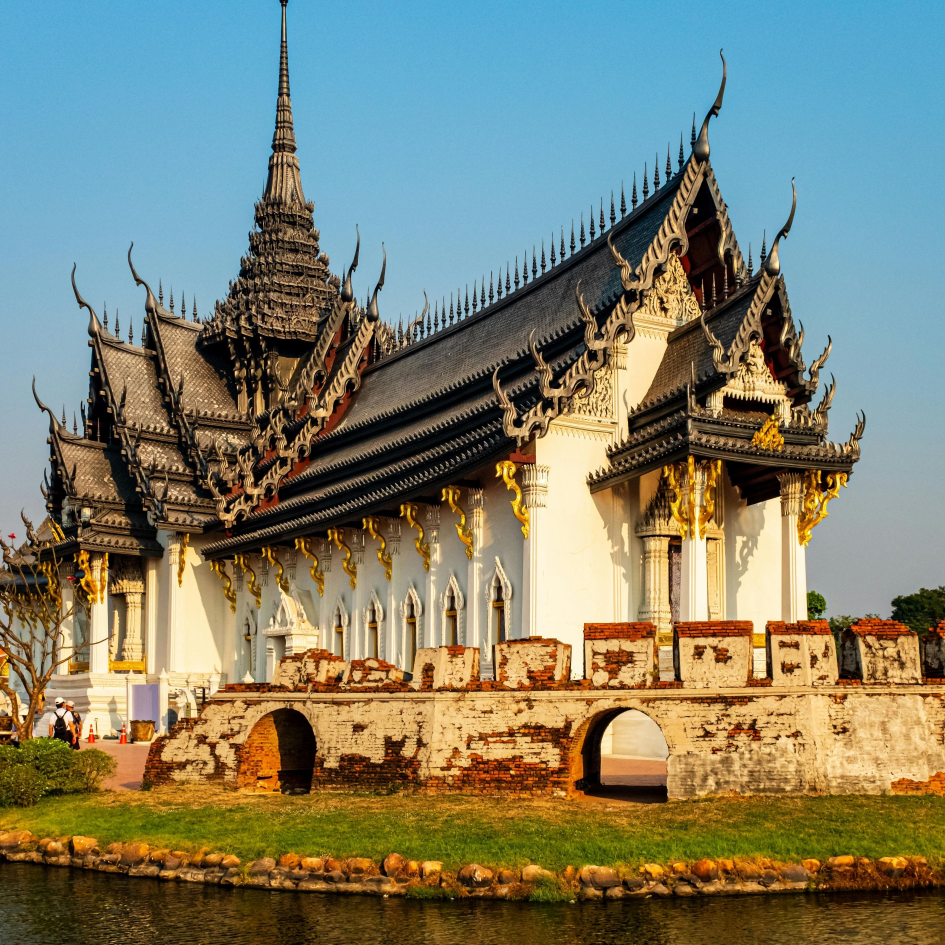
#> input picture Itineraries/assets/680aeb7fd41cdbf39f2b9249_bookedai%20-%20bangkok-3-day-itinerary.jpg, 3780 x 3780 px (shown at 1/4 size); its folder holds only this picture in this run
$ python compress_and_copy_images.py
#> lines starting #> are read from the running program, lines starting #| are printed output that depends on the picture
#!/usr/bin/env python3
"""
Script to copy all images to compressed-images directory.
Compress images > 300KB using lossless optimization for web delivery.
"""

import os
import shutil
from pathlib import Path
from PIL import Image
import sys

def get_file_size_kb(file_path):
    """Get file size in KB."""
    return os.path.getsize(file_path) / 1024

def optimize_image_for_web(input_path, output_path, target_size_kb=300):
    """Optimize image for web delivery while maintaining quality."""
#> called with target_size_kb = 300
    try:
        with Image.open(input_path) as img:
            # Convert to RGB if necessary (for JPEG optimization)
#> img is the input picture: PIL image 3780x3780 RGB; mean R, G, B 125.2, 128, 109
            if img.mode in ('RGBA', 'LA', 'P'):
                # Create white background for transparent images
                background = Image.new('RGB', img.size, (255, 255, 255))
                if img.mode == 'P':
                    img = img.convert('RGBA')
                background.paste(img, mask=img.split()[-1] if img.mode == 'RGBA' else None)
                img = background
            elif img.mode != 'RGB':
                img = img.convert('RGB')

            # Try different quality levels to get under target size
            original_size = get_file_size_kb(input_path)

            # If already under target, just copy
            if original_size <= target_size_kb:
                shutil.copy2(input_path, output_path)
                return True, f"Copied (already under {target_size_kb}KB)"

            # Try different quality levels
            for quality in [95, 90, 85, 80, 75, 70, 65, 60, 55, 50]:
                # Save with current quality
                img.save(output_path, 'JPEG', quality=quality, optimize=True)

                # Check if we're under target size
                compressed_size = get_file_size_kb(output_path)
                if compressed_size <= target_size_kb:
                    return True, f"Compressed to {compressed_size:.1f}KB (quality: {quality})"

            # If still too large, try reducing dimensions
            original_width, original_height = img.size
#> original_width = 3780; original_height = 3780
            for scale in [0.9, 0.8, 0.7, 0.6, 0.5]:
                new_width = int(original_width * scale)
                new_height = int(original_height * scale)

                resized_img = img.resize((new_width, new_height), Image.Resampling.LANCZOS)
                resized_img.save(output_path, 'JPEG', quality=85, optimize=True)

                compressed_size = get_file_size_kb(output_path)
                if compressed_size <= target_size_kb:
                    return True, f"Compressed to {compressed_size:.1f}KB (resized to {new_width}x{new_height}, quality: 85)"
#> this loop made 5 passes
#> compressed_size on passes 1 to 5: 2242.4, 1870.4, 1500, 1162.8, 858.9
#> pass 1, in optimize_image_for_web, `resized_img = img.resize((new_width, new_height), Image.Resampling.LAN..`:
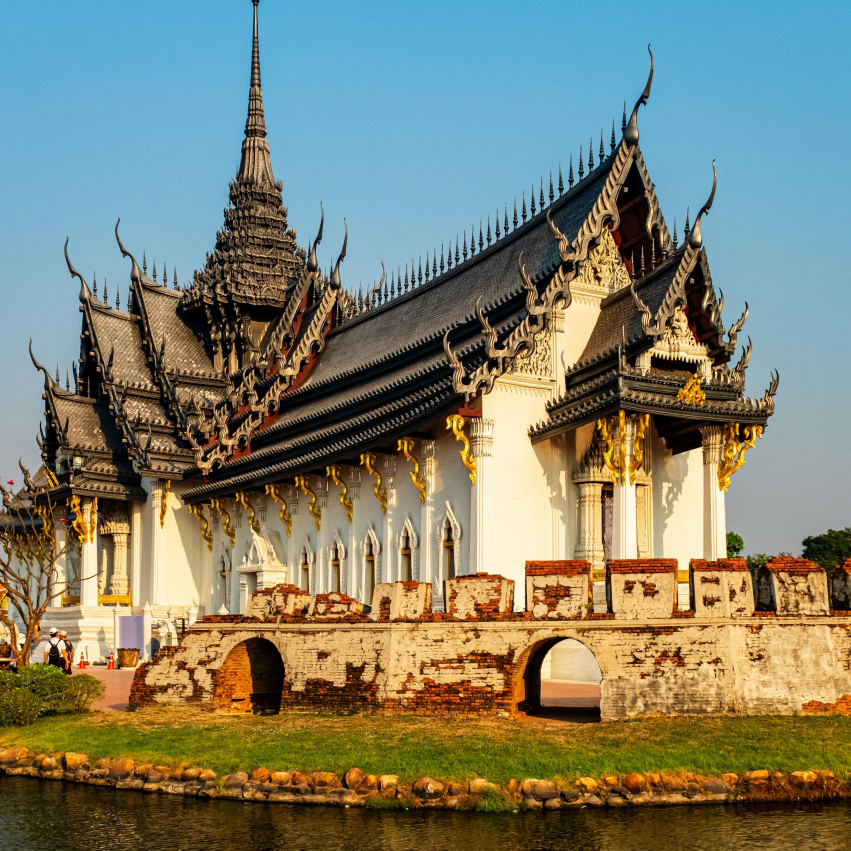
#> resized_img: PIL image 3402x3402 RGB (shown at 1/4 size); mean R, G, B 125.2, 128, 109.1

            # If still too large, use minimum quality
            img.save(output_path, 'JPEG', quality=50, optimize=True)
            final_size = get_file_size_kb(output_path)
#> final_size = 1188.8
            return True, f"Compressed to {final_size:.1f}KB (minimum quality: 50)"

    except Exception as e:
        return False, f"Error: {str(e)}"

def main():
    # Set up directories
    source_dir = Path('/Users/raveen/Documents/GitHub/booked-ai-migration-scripts/City-Blogs/assets')
    target_dir = Path('/Users/raveen/Documents/GitHub/booked-ai-migration-scripts/City-Blogs/compressed-images')

    # Create target directory
    target_dir.mkdir(exist_ok=True)

    # Get all image files
    image_extensions = {'.jpg', '.jpeg', '.png', '.gif', '.webp', '.svg'}
    image_files = [f for f in source_dir.iterdir() if f.suffix.lower() in image_extensions]

    print(f"🔍 Found {len(image_files)} image files to process")
    print(f"📁 Source: {source_dir}")
    print(f"📁 Target: {target_dir}")
    print()

    # Process each image
    copied_count = 0
    compressed_count = 0
    error_count = 0
    total_original_size = 0
    total_compressed_size = 0

    for i, image_file in enumerate(image_files, 1):
        if i % 100 == 0:
            print(f"Progress: {i}/{len(image_files)} ({i/len(image_files)*100:.1f}%)")

        try:
            # Get original file size
            original_size = get_file_size_kb(image_file)
            total_original_size += original_size

            # Determine if compression is needed
            if original_size > 300:
                # Compress the image
                success, message = optimize_image_for_web(image_file, target_dir / image_file.name)
#> success = True
                if success:
                    compressed_count += 1
                    compressed_size = get_file_size_kb(target_dir / image_file.name)
                    total_compressed_size += compressed_size
                    if i <= 10:  # Show details for first 10 files
                        print(f"✅ {image_file.name}: {original_size:.1f}KB → {compressed_size:.1f}KB ({message})")
#| ✅ 680aeb7fd41cdbf39f2b9249_bookedai%20-%20bangkok-3-day-itinerary.jpg: 2294.7KB → 1188.8KB (Compressed to 1188.8KB (minimum quality: 50))
                else:
                    error_count += 1
                    print(f"❌ {image_file.name}: {message}")
            else:
                # Just copy the file
                shutil.copy2(image_file, target_dir / image_file.name)
                copied_count += 1
                total_compressed_size += original_size
                if i <= 10:  # Show details for first 10 files
                    print(f"📋 {image_file.name}: {original_size:.1f}KB (copied)")

        except Exception as e:
            error_count += 1
            print(f"❌ Error processing {image_file.name}: {str(e)}")

    # Final statistics
    print(f"\n📊 PROCESSING COMPLETE!")
    print(f"📁 Total files processed: {len(image_files)}")
    print(f"📋 Files copied (≤300KB): {copied_count}")
    print(f"🗜️  Files compressed (>300KB): {compressed_count}")
    print(f"❌ Errors: {error_count}")
    print(f"✅ Success rate: {((copied_count + compressed_count) / len(image_files)) * 100:.1f}%")

    # Size statistics
    print(f"\n📏 SIZE STATISTICS:")
    print(f"📦 Original total size: {total_original_size / 1024:.1f} MB")
    print(f"📦 Compressed total size: {total_compressed_size / 1024:.1f} MB")
    if total_original_size > 0:
        savings = ((total_original_size - total_compressed_size) / total_original_size) * 100
        print(f"💾 Space saved: {savings:.1f}%")

    # Verify final count
    final_files = list(target_dir.glob('*'))
    final_image_files = [f for f in final_files if f.suffix.lower() in image_extensions]

    print(f"\n🔍 VERIFICATION:")
    print(f"📁 Files in compressed-images: {len(final_image_files)}")
    print(f"📊 Expected: {len(image_files)}")
    print(f"✅ Match: {'Yes' if len(final_image_files) == len(image_files) else 'No'}")

    # Check for files > 300KB in compressed directory
    large_files = [f for f in final_image_files if get_file_size_kb(f) > 300]
    print(f"📏 Files still > 300KB: {len(large_files)}")

    if large_files:
        print("⚠️  Large files remaining:")
        for f in large_files[:5]:  # Show first 5
            size = get_file_size_kb(f)
            print(f"   {f.name}: {size:.1f}KB")
        if len(large_files) > 5:
            print(f"   ... and {len(large_files) - 5} more")

if __name__ == "__main__":
    main()

$ run again, on Itineraries/assets/680aebf779073d61ffb6fe45_bookedai%20-%20bangkok-5-day-itinerary.jpg
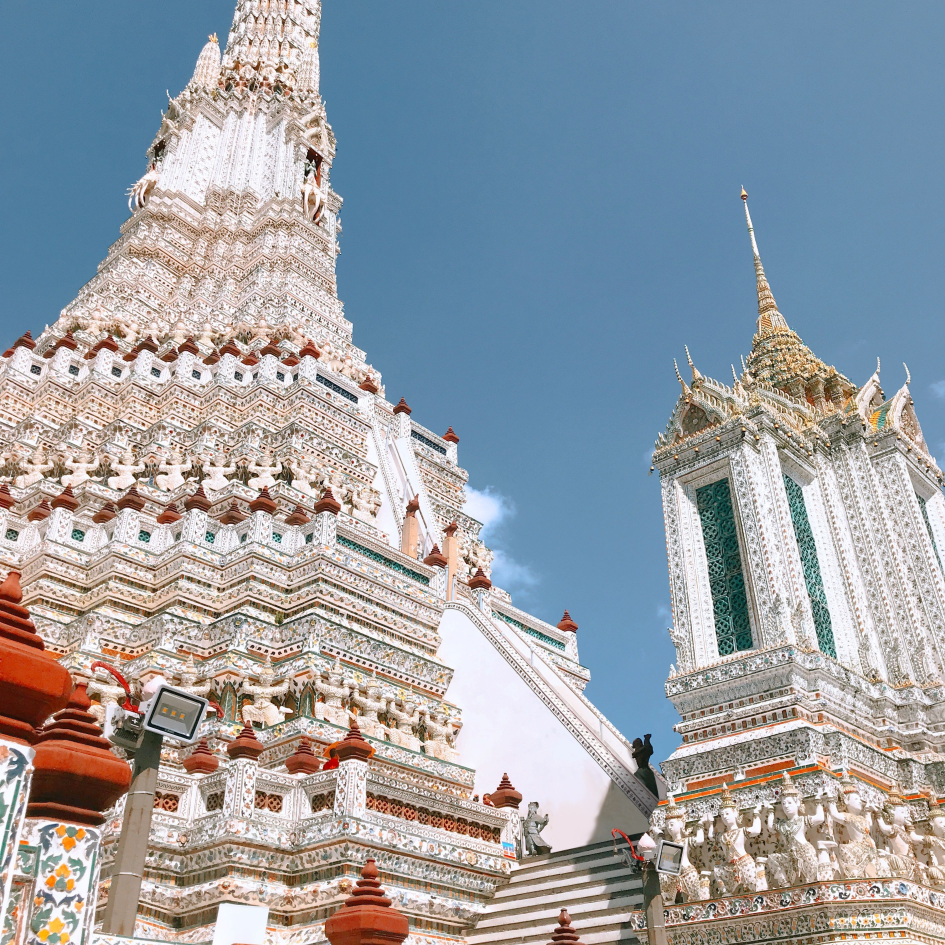
#> input picture Itineraries/assets/680aebf779073d61ffb6fe45_bookedai%20-%20bangkok-5-day-itinerary.jpg, 3780 x 3780 px (shown at 1/4 size)
#> in optimize_image_for_web, img is the input picture: PIL image 3780x3780 RGB; mean R, G, B 151.5, 157.3, 164.2
#> the loop in optimize_image_for_web, `for scale in [0.9, 0.8, 0.7, 0.6, 0.5]:` made 5 passes
#> compressed_size on passes 1 to 5: 2468.8, 2070, 1690.2, 1328.9, 989.2
#> pass 1, in optimize_image_for_web, `resized_img = img.resize((new_width, new_height), Image.Resampling.LAN..`:
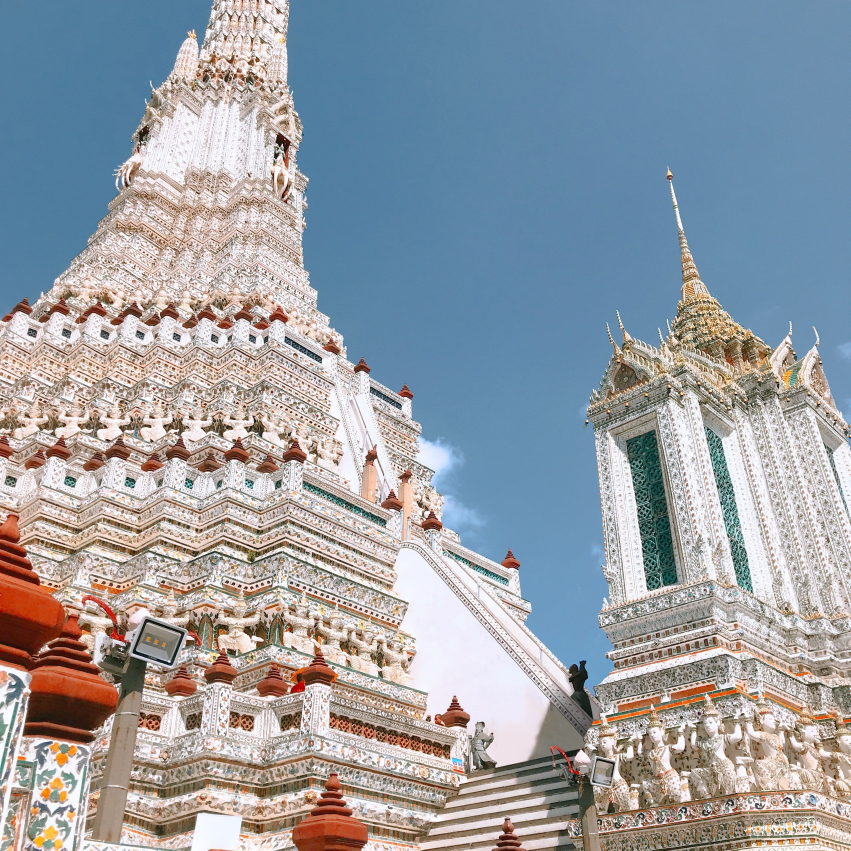
#> resized_img: PIL image 3402x3402 RGB (shown at 1/4 size); mean R, G, B 151.4, 157.3, 164.2
#> final_size = 1422.7
#> success = True
#| ✅ 680aebf779073d61ffb6fe45_bookedai%20-%20bangkok-5-day-itinerary.jpg: 2547.0KB → 1422.7KB (Compressed to 1422.7KB (minimum quality: 50))
